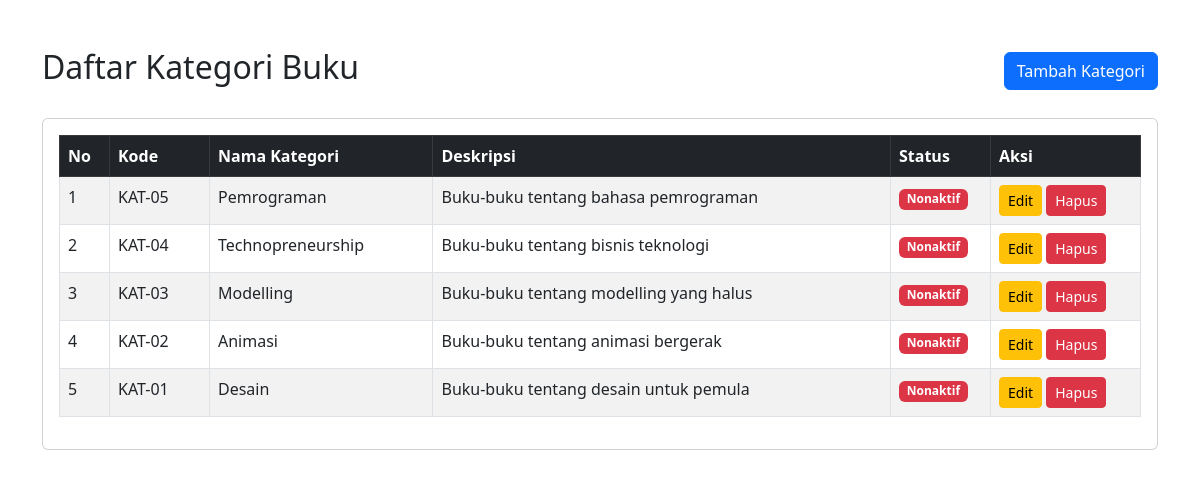
The page / on the database its author committed.
### tables this page shows
CREATE TABLE `kategori` (
  `id_kategori` int NOT NULL,
  `kode_kategori` varchar(10) NOT NULL,
  `nama_kategori` varchar(50) NOT NULL,
  `deskripsi` text,
  `status` enum('Aktif','Nonaktif') DEFAULT 'Aktif',
  `created_at` timestamp NULL DEFAULT CURRENT_TIMESTAMP
);

### index.php (the view, shortened to what this page needs)
<!DOCTYPE html>
<html lang="id">
<head>
    <link href="https://cdn.jsdelivr.net/npm/bootstrap@5.3.0/dist/css/bootstrap.min.css" rel="stylesheet">
</head>
<body>
<?php
require_once 'config/database.php';
$query = "SELECT * FROM kategori ORDER BY id_kategori DESC";
$result = $conn->query($query);
?>
<div class="container mt-5">
    <div class="d-flex justify-content-between align-items-center mb-4">
        <h2>Daftar Kategori Buku</h2>
        <a href="create.php" class="btn btn-primary">Tambah Kategori</a>
    </div>
    <div class="card">
        <div class="card-body">
            <table class="table table-striped table-bordered">
                <thead class="table-dark">
                    <tr>
                        <th width="50">No</th>
                        <th width="100">Kode</th>
                        <th>Nama Kategori</th>
                        <th>Deskripsi</th>
                        <th width="100">Status</th>
                        <th width="150">Aksi</th>
                    </tr>
                </thead>
                <tbody>
                    <?php
                    $no = 1;
                    while ($row = $result->fetch_assoc()) {
                    ?>
                    <tr>
                        <td><?= $no++; ?></td>
                        <td><?= $row['kode_kategori']; ?></td>
                        <td><?= $row['nama_kategori']; ?></td>
                        <td><?= $row['deskripsi']; ?></td>
                        <td>
                            <?php if ($row['status'] == 'aktif') { ?>
                                <span class="badge bg-success">Aktif</span>
                            <?php } else { ?>
                                <span class="badge bg-danger">Nonaktif</span>
                            <?php } ?>
                        </td>
                        <td>
                            <a href="edit.php?id=<?= $row['id_kategori']; ?>"
                               class="btn btn-warning btn-sm">Edit</a>
                            <button onclick="confirmDelete(<?= $row['id_kategori']; ?>)"
                                    class="btn btn-danger btn-sm">Hapus</button>
                        </td>
                    </tr>
                    <?php } ?>
                </tbody>
            </table>
        </div>
    </div>
</div>
</body>
</html>

### rows shown on the page
kategori: kode_kategori "KAT-05", nama_kategori "Pemrograman", deskripsi "Buku-buku tentang bahasa pemrograman", status "Nonaktif"
kategori: kode_kategori "KAT-04", nama_kategori "Technopreneurship", deskripsi "Buku-buku tentang bisnis teknologi", status "Nonaktif"
kategori: kode_kategori "KAT-03", nama_kategori "Modelling", deskripsi "Buku-buku tentang modelling yang halus", status "Nonaktif"
kategori: kode_kategori "KAT-02", nama_kategori "Animasi", deskripsi "Buku-buku tentang animasi bergerak", status "Nonaktif"
kategori: kode_kategori "KAT-01", nama_kategori "Desain", deskripsi "Buku-buku tentang desain untuk pemula", status "Nonaktif"
